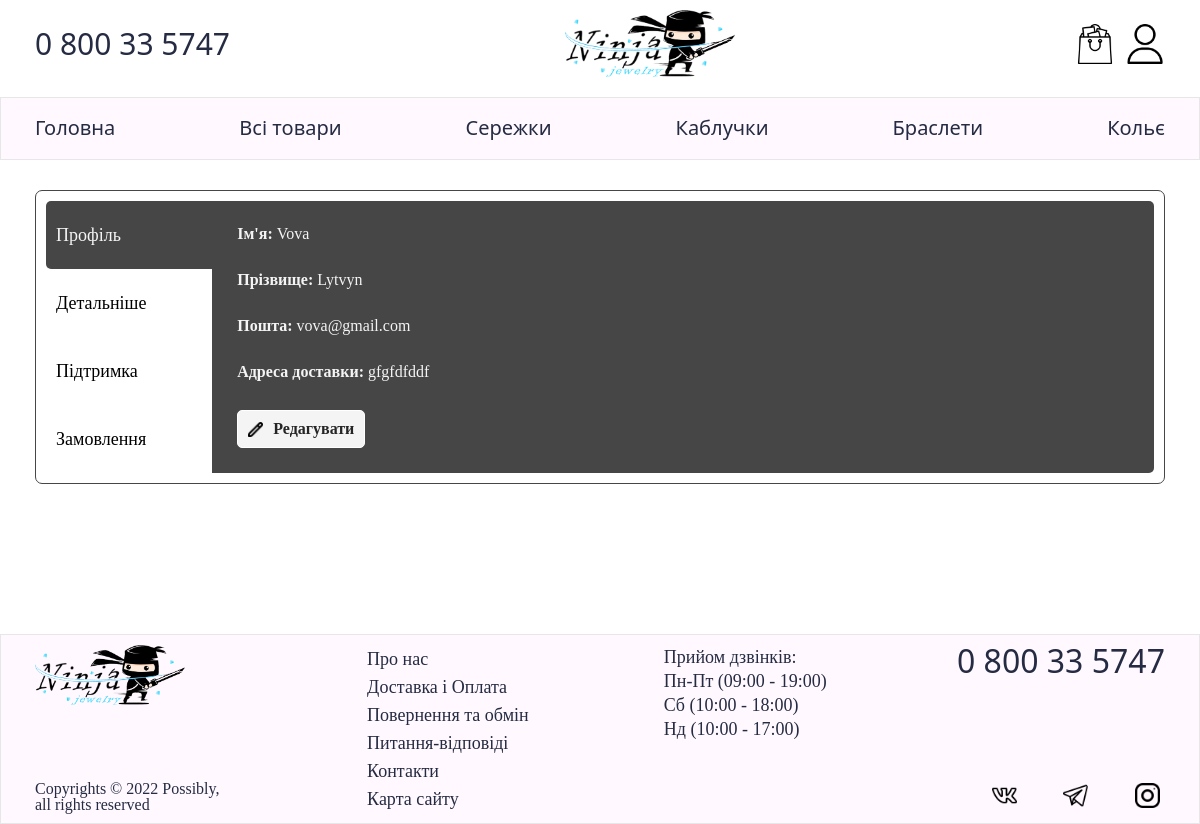
Page /user/1 on the committed database.
### models/user.py (models this page shows, shortened)
class User(db.Model, UserMixin):
    id = db.Column(db.Integer, primary_key=True)
    name = db.Column(db.String(35), nullable=False)
    surname = db.Column(db.String(35), nullable=False)
    email = db.Column(db.String(254), nullable=False, unique=True)
    password = db.Column(db.String(120), nullable=False)
    address = db.Column(db.Text, default='')
    admin = db.Column(db.BOOLEAN, nullable=False, default=False)
    date_reg = db.Column(db.String(30), nullable=False, default=datetime.now().strftime("%d.%m.%Y %H:%M"))

### controller/account.py (the view)
@app.route('/user/<int:id>')
def user_info(id):
    user = User.query.get(id)
    report = Reports.query.order_by("answer").all()
    orders = Orders.query.all()
    jewelry = Jewelry.query.all()
    jw = {}
    for i in orders:
        a = {}
        for j in eval(i.jewelry):
            a[int(j[0])] = int(j[1])
        jw[i.id] = a
    return render_template("user_info.html", user=user, report=report, orders=orders, jewelry=jewelry, jw=jw)

### templates/user_info.html (shortened to what this page needs)
{% extends 'base.html' %}
{% block body %}
    <div class="user_info">
        <div class="user_info_nav">
            <label for="profile"><input type="radio" id="profile" name="user_info_nav_radio" checked>Профіль</label>
            {% if current_user.admin %}
                <label for="block3"><input type="radio" id="block3" name="user_info_nav_radio">Admin</label>
                {% else %}
                <label for="block3"><input type="radio" id="block3" name="user_info_nav_radio">Детальніше</label>
            {% endif %}
            <label for="block4"><input type="radio" id="block4" name="user_info_nav_radio">Підтримка</label>
            <label for="block5"><input type="radio" id="block5" name="user_info_nav_radio">Замовлення</label>
        </div>
        <div class="user_info_content">
            <div class="user_info_content_block" style="justify-content: space-between;">
                <label><b>Ім'я: </b>{{ user.name }}</label>
                <label><b>Прізвище: </b>{{ user.surname }}</label>
                <label><b>Пошта: </b>{{ user.email }}</label>
                <label><b>Адреса доставки: </b>
                {% if user.address %}
                    {{ user.address }}
                    {% else %}
                    Не вказано
                {% endif %}
                </label>
                <a href="/user/{{ user.id }}/update" class="user_info_btn">
                    <img src="{{ url_for('static', filename='img/res.png') }}" alt="">
                    Редагувати
                </a>
            </div>
        </div>
    </div>
{% endblock %}

### static/css/main.css (style rules this page uses)
*, *::before, *::after { padding: 0; margin: 0; border: 0; box-sizing: border-box; }
a { text-decoration: none; }
img { vertical-align: top; }
html, body { height: 100%; line-height: 1; font-size: 16px; color: #252B42; background-color: #FFFFFF; font-weight: lighter; font-family: 'Calibri', serif; }
body { min-height: 100vh; display: flex; flex-direction: column; }

### static/css/user_info.css (style rules this page uses)
.user_info { display: flex; border: .1pt solid #464646; border-radius: 7px; padding: 10px; }
.user_info_nav { min-width: fit-content; width: 15%; }
.user_info_nav label { display: flex; flex-direction: column; font-size: 18px; padding: 25px 10px; cursor: pointer; border-radius: 5px 0 0 5px; }
.user_info_content { width: 85%; border-radius: 0 5px 5px 0; background-color: #464646; padding: 25px; }
.user_info_content_block { display: flex; flex-direction: column; height: 100%; color: #f4f4f4; }
.user_info_content_block label { display: block; }
.user_info_btn { display: flex; color: #252525; width: fit-content; padding: 10px; border-radius: 5px; border: .1pt solid white; font-weight: bold; align-items: center; cursor: pointer; background-color: #f4f4f4; }
.user_info_btn img { width: 15px; margin-right: 10px; transition: .3s; }

### rows in the picture
User: name "Vova", surname "Lytvyn", email "vova@gmail.com", address "gfgfdfddf"
